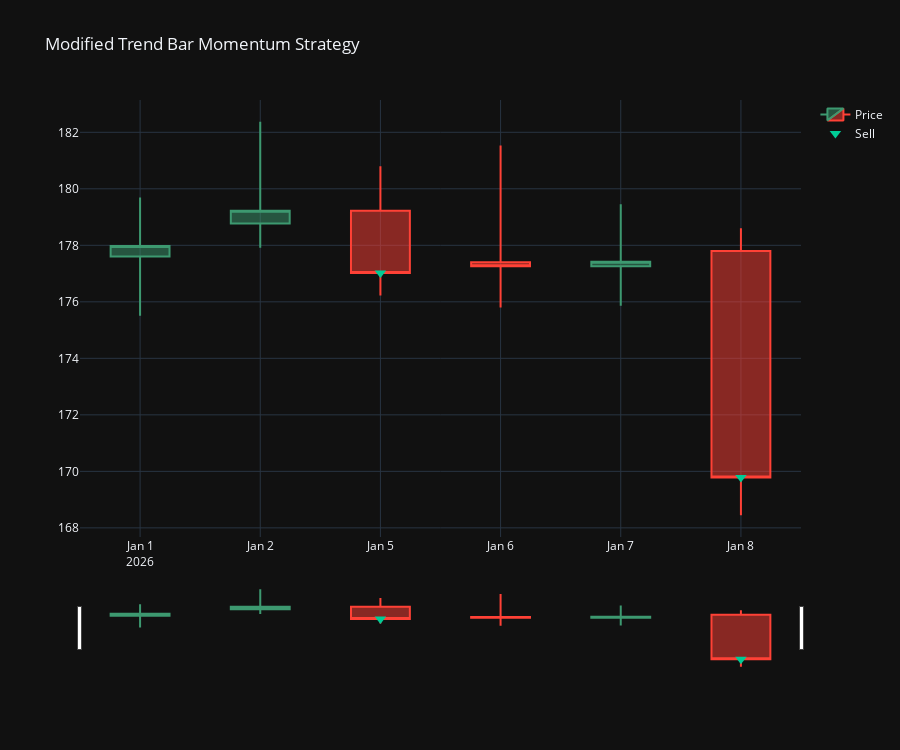

Notebook cell for this chart:
### Code cell
import pandas as pd
import numpy as np
import plotly.graph_objects as go
from openalgo import api
from math import sqrt

# =========================
# CONFIG
# =========================
SYMBOL = "IRCON"
EXCHANGE = "NSE"
INTERVAL = "D"        # "D", "5m", "15m", etc.
START_DATE = "2026-01-01"
END_DATE = "2026-01-08"

INITIAL_CAPITAL = 1_000_000
RISK_PER_TRADE = 0.02   # 2%
STOP_LOSS_PCT = 0.01    # 1%
TAKE_PROFIT_PCT = 0.028 # 2.8%

# =========================
# CONNECT
# =========================
client = api(
    api_key="945cf5ba60f139afd48ce073fef0c346a2cc52d72f0c10c58e30acb50e0cb030",
    host="http://127.0.0.1:5000"
)

# =========================
# FETCH DATA
# =========================
df = client.history(
    symbol=SYMBOL,
    exchange=EXCHANGE,
    interval=INTERVAL,
    start_date=START_DATE,
    end_date=END_DATE
)

df.index = pd.to_datetime(df.index)

# =========================
# MODIFIED TREND BAR MOMENTUM STRATEGY
# =========================
df["prev_high"] = df["high"].shift(1)
df["prev_low"] = df["low"].shift(1)

df["signal"] = 0
df.loc[df["close"] > df["prev_high"], "signal"] = 1     # Buy
df.loc[df["close"] < df["prev_low"], "signal"] = -1     # Short

# =========================
# BACKTEST ENGINE
# =========================
capital = INITIAL_CAPITAL
position = 0
entry_price = 0
trade_log = []

equity_curve = []

for i in range(1, len(df)):
    row = df.iloc[i]
    price = row["close"]
    time = df.index[i]

    equity_curve.append(capital + position * (price - entry_price))

    # Exit logic
    if position != 0:
        if position == 1:
            sl = entry_price * (1 - STOP_LOSS_PCT)
            tp = entry_price * (1 + TAKE_PROFIT_PCT)
            exit_cond = price <= sl or price >= tp or row["signal"] == -1
        else:
            sl = entry_price * (1 + STOP_LOSS_PCT)
            tp = entry_price * (1 - TAKE_PROFIT_PCT)
            exit_cond = price >= sl or price <= tp or row["signal"] == 1

        if exit_cond:
            pnl = position * (price - entry_price)
            capital += pnl

            trade_log.append([entry_time, time, position, entry_price, price, pnl])

            position = 0

    # Entry logic
    if position == 0:
        risk_amount = capital * RISK_PER_TRADE
        qty = risk_amount / (price * STOP_LOSS_PCT)

        if row["signal"] == 1:
            position = qty
            entry_price = price
            entry_time = time

        elif row["signal"] == -1:
            position = -qty
            entry_price = price
            entry_time = time

# =========================
# TRADE LOG CSV
# =========================
trades_df = pd.DataFrame(trade_log, columns=[
    "Entry Time", "Exit Time", "Position", "Entry Price", "Exit Price", "PnL"
])

csv_path = "bar_up_down_trades.csv"
trades_df.to_csv(csv_path, index=False)

# =========================
# PERFORMANCE METRICS
# =========================
equity_series = pd.Series(equity_curve).dropna()
returns = equity_series.pct_change().dropna()

total_return = (capital - INITIAL_CAPITAL) / INITIAL_CAPITAL
years = len(df) / 252
cagr = (capital / INITIAL_CAPITAL) ** (1 / years) - 1 if years > 0 else 0

sharpe = sqrt(252) * returns.mean() / returns.std() if returns.std() != 0 else 0

drawdown = equity_series / equity_series.cummax() - 1
max_dd = drawdown.min()

win_rate = (trades_df["PnL"] > 0).mean() * 100 if len(trades_df) else 0

print("\n========== PERFORMANCE ==========")
print(f"Final Capital: ₹{capital:,.0f}")
print(f"Total Return: {total_return*100:.2f}%")
print(f"CAGR: {cagr*100:.2f}%")
print(f"Sharpe Ratio: {sharpe:.2f}")
print(f"Max Drawdown: {max_dd*100:.2f}%")
print(f"Win Rate: {win_rate:.2f}%")
print(f"Trades: {len(trades_df)}")
print(f"Trade Log Exported: {csv_path}")

# =========================
# PLOTLY CHART
# =========================
fig = go.Figure()

fig.add_trace(go.Candlestick(
    x=df.index,
    open=df["open"],
    high=df["high"],
    low=df["low"],
    close=df["close"],
    name="Price"
))

# Buy markers
fig.add_trace(go.Scatter(
    x=df[df["signal"] == 1].index,
    y=df[df["signal"] == 1]["close"],
    mode="markers",
    marker=dict(symbol="triangle-up", size=10),
    name="Buy"
))

# Sell markers
fig.add_trace(go.Scatter(
    x=df[df["signal"] == -1].index,
    y=df[df["signal"] == -1]["close"],
    mode="markers",
    marker=dict(symbol="triangle-down", size=10),
    name="Sell"
))

# Remove gaps
fig.update_xaxes(rangebreaks=[dict(bounds=["sat", "mon"])])

fig.update_layout(
    title="Modified Trend Bar Momentum Strategy",
    template="plotly_dark",
    height=750
)

fig.show()

### Figure 1 — Plotly figure (JSON) as saved in the notebook; plotly's stock layout.template omitted (floating-point values rounded to 4 significant figures)
{"data": [{"close": [178.0, 179.2, 177.0, 177.3, 177.4, 169.8], "high": [179.7, 182.4, 180.8, 181.5, 179.4, 178.6], "low": [175.5, 177.9, 176.2, 175.8, 175.9, 168.4], "name": "Price", "open": [177.6, 178.8, 179.2, 177.4, 177.3, 177.8], "type": "candlestick", "x": ["2026-01-01T00:00:00", "2026-01-02T00:00:00", "2026-01-05T00:00:00", "2026-01-06T00:00:00", "2026-01-07T00:00:00", "2026-01-08T00:00:00"]}, {"marker": {"size": 10, "symbol": "triangle-up"}, "mode": "markers", "name": "Buy", "type": "scatter", "x": [], "y": []}, {"marker": {"size": 10, "symbol": "triangle-down"}, "mode": "markers", "name": "Sell", "type": "scatter", "x": ["2026-01-05T00:00:00", "2026-01-08T00:00:00"], "y": [177.0, 169.8]}], "layout": {"height": 750, "title": {"text": "Modified Trend Bar Momentum Strategy"}, "xaxis": {"rangebreaks": [{"bounds": ["sat", "mon"]}]}}}
